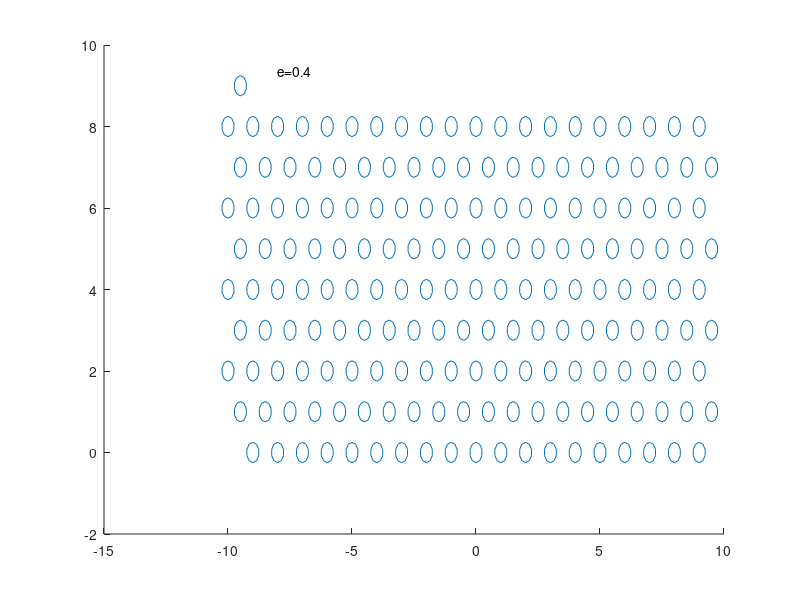

MATLAB code to generate this figure: (Note: this script raises an error after producing the figure.)
% Galtonboard Simulator
% 22,Oct,2021 by MKT@KMKTo (Twitter)
%
% Assumtions
% - Particles are point mass.
% - No interactions in between particles.
% - Particles contact pegs at the outer radius.
% - Particles bounce off pegs to normal force direction with restitution (e).

clear
close all

%% Initial setup
recording = false;
N_step = 10000; %Maximum steps
dt     = 0.01;  %[sec]
g      = -9.8;  %m/ss, gravity
e      = 0.4;%  %Coefficient of restitution
N_part = 100;  %Number of particles

N_layers = 8; % Number of layers. Even number recommemed
N_pegs_per_row = 20; %Total number of pegs per row
N_obj  = (N_layers+1)*N_pegs_per_row;   %Total number of pegs

r_obj  = 0.25;  %[m] Diameter of pegs
rng(0);         %Random initialization

%% Creation of video object
if recording
    writerObj = VideoWriter('simulation.avi');
    open(writerObj);
end

%% Particle initialization
nlayer = N_obj/N_pegs_per_row;
h_drop = nlayer+2;
step = 1:N_step;
for part = 1:N_part
    p(part).v = zeros(N_step,2);             %Speed (x,y direction), allocation
    p(part).x = zeros(N_step,2);             %Position (x,y direction), allocation
    p(part).x(1,1) =  randn*0.01;    %Initial position (x direction)
    p(part).x(1,2) =  h_drop;            %Initial position (y direction)
    p(part).inobj     = 0;              %Identifier for in-out particle
end

%% Peg definition
N_draw = 10;
xcircle = r_obj*sin([0:N_draw]/N_draw*2*pi); %For drawing circle radius
ycircle = r_obj*cos([0:N_draw]/N_draw*2*pi); %For drawing circle radius

for nobj = 1:N_obj
    ob(nobj).x(2) =  floor(nobj/N_pegs_per_row);     %Y position of the center of the peg
    ob(nobj).x(1) =  1*((mod(nobj,N_pegs_per_row)-N_pegs_per_row/2)+mod(ob(nobj).x(2),2)*0.5);     %X position of the center of the peg
    ox(nobj).xplt = ob(nobj).x(1)+xcircle; %For drawing circle radius
    ox(nobj).yplt = ob(nobj).x(2)+ycircle; %For drawing circle radius
end

%% Drawing of the pegs
screanW = 950;
screanH = 600;

figure('Position',[0 0 screanW screanH])
hold on
for nobj = 1:N_obj
    plot(ox(nobj).xplt,ox(nobj).yplt,'Color',[0 0.4470 0.7410])
end
text(-N_pegs_per_row/2+2,(N_pegs_per_row-2)*screanH/screanW-2,['e=' num2str(e)]); %Coefficient of restitution

%% Start of simulation steps
view = 0;
for step = 2:N_step %Simulation steps

    if mod(step,5) == 0 && step < 600
        for part = length(p)+1:length(p)+10
            p(part).v = zeros(N_step,2);             %Speed (x,y direction), allocation
            p(part).x = zeros(N_step,2);             %Position (x,y direction), allocation
            p(part).x(1:step,1) =  randn*0.01;    %Initial position (x direction)
            p(part).x(1:step,2) =  h_drop;            %Initial position (y direction)
            p(part).inobj     = 0;              %Identifier for in-out particle
        end
        N_part = N_part + 10;
    end

    for part = 1:N_part % Time update for each particles

        if p(part).x(step-1,2)<=0  % If the particle reaches the floor, stop the integration
            p(part).x(step,2)=0;
            p(part).x(step,1)=p(part).x(step-1,1); %Stop movement of the particle
            x(part)=p(part).x(step,1);             %Record for drawding
            y(part)=p(part).x(step,2);             %Record for drawding
        else  % If not reaches the floor
            % Time integration with Euler method
            p(part).v(step,1) =  p(part).v(step-1,1);
            p(part).v(step,2) =  p(part).v(step-1,2)+g*dt;
            p(part).x(step,1) =  p(part).x(step-1,1)+p(part).v(step,1)*dt;
            p(part).x(step,2) =  p(part).x(step-1,2)+p(part).v(step,2)*dt;
            x(part)=p(part).x(step,1);             %Record for drawding
            y(part)=p(part).x(step,2);             %Record for drawding

            obxy = vertcat(ob.x);
            u = p(part).x(step,:) - obxy;
            nu = vecnorm(u,2,2);
            if any(nu < r_obj)
                idx = find(nu < r_obj);
                if p(part).inobj ~= 1   %if the particle is out of the peg area in the previous step
                    u = u(idx,:)/nu(idx,:); %Normalized normal force direction
                    ut = (u*p(part).v(step,:)')*u; %Velocity component toward normal force direction
                    un = p(part).v(step,:)-ut; %Velocity component orthogonal to normal force directio
                    vupate = un-e*ut; % Update of the speed; flip the vector only to normal force direction
                    p(part).v(step,:)=vupate;
                    p(part).x(step,:)=obxy(idx,:)+u*r_obj; %Bring the particle surface of the peg
                    p(part).inobj = 1;
                end
            else
                p(part).inobj = 0;
            end

        end
    end

    if view == 1 % Number of skips for the visualization, 1: visualize every steps

        if exist('p1','var') % If already particles are drawn in the previous steps
            delete(p1) % Delete the previous particle
        end

        p1 = plot(x,y,'.','MarkerSize',12,'Color',[0.8500 0.3250 0.0980]); % Draw particles


        xlim([-N_pegs_per_row/2+1,N_pegs_per_row/2-1])
        ylim([0,(N_pegs_per_row-2)*screanH/screanW])
        drawnow

        % Recording to video
        if recording
            frame = getframe(gcf);
            writeVideo(writerObj, frame);
        end
        view = 0;
    end
    view = view + 1;

    xfloor = x(y<=0);
    bin=[-14:14];
    [N,edges] = histcounts(xfloor,bin);
    xpos = edges(1:end-1)+0.5;
    if ~exist('hbar','var')
        hbar = bar(xpos,N/N_part*(N_pegs_per_row-2)*screanH/screanW*3);
        hbar.FaceAlpha = 0.6;
    else
        hbar.XData = xpos;
        hbar.YData = N/N_part*(N_pegs_per_row-2)*screanH/screanW*3;
    end


    % If all the particles are on the floor, then stops the steps
    if max(y)<=0
        break
    end
end
% End of the loop

%% Visualization of histogram
bin=[-14:14];
[N,edges] = histcounts(x,bin);
xpos = edges(1:end-1)+0.5;
hold on
hbar = bar(xpos,N/N_part*(N_pegs_per_row-2)*screanH/screanW*3);   %Histogram
hbar.FaceAlpha = 0.6;
text(-N_pegs_per_row/2+2,(N_pegs_per_row-2)*screanH/screanW-3,['std=' num2str(std(x))]);
xnorm = [-14:0.1:14];
ynorm = normpdf(xnorm,0,std(x))*(N_pegs_per_row-2)*screanH/screanW*3;
plot(xnorm,ynorm,'-r','LineWidth',1.5);     %Normal distribution

% Recording the histogram to the video
if recording
    frame = getframe(gcf);
    for roop = 1:200
        writeVideo(writerObj, frame);
    end
    close(writerObj)
end


%% Drawing the particle trajectory
figure('Position',[0 0 950 600])

% drawing pegs
hold on
for nobj = 1:N_obj

    plot(ox(nobj).xplt,ox(nobj).yplt,'Color',[0 0.4470 0.7410])
end
% drawing trajectory
for part = 1:min(50,N_part)%N_part
    plot(p(part).x(1:step,1),p(part).x(1:step,2),'-b');
end

xlim([-N_pegs_per_row/2+1,N_pegs_per_row/2-1])
ylim([0,(N_pegs_per_row-2)*screanH/screanW])

